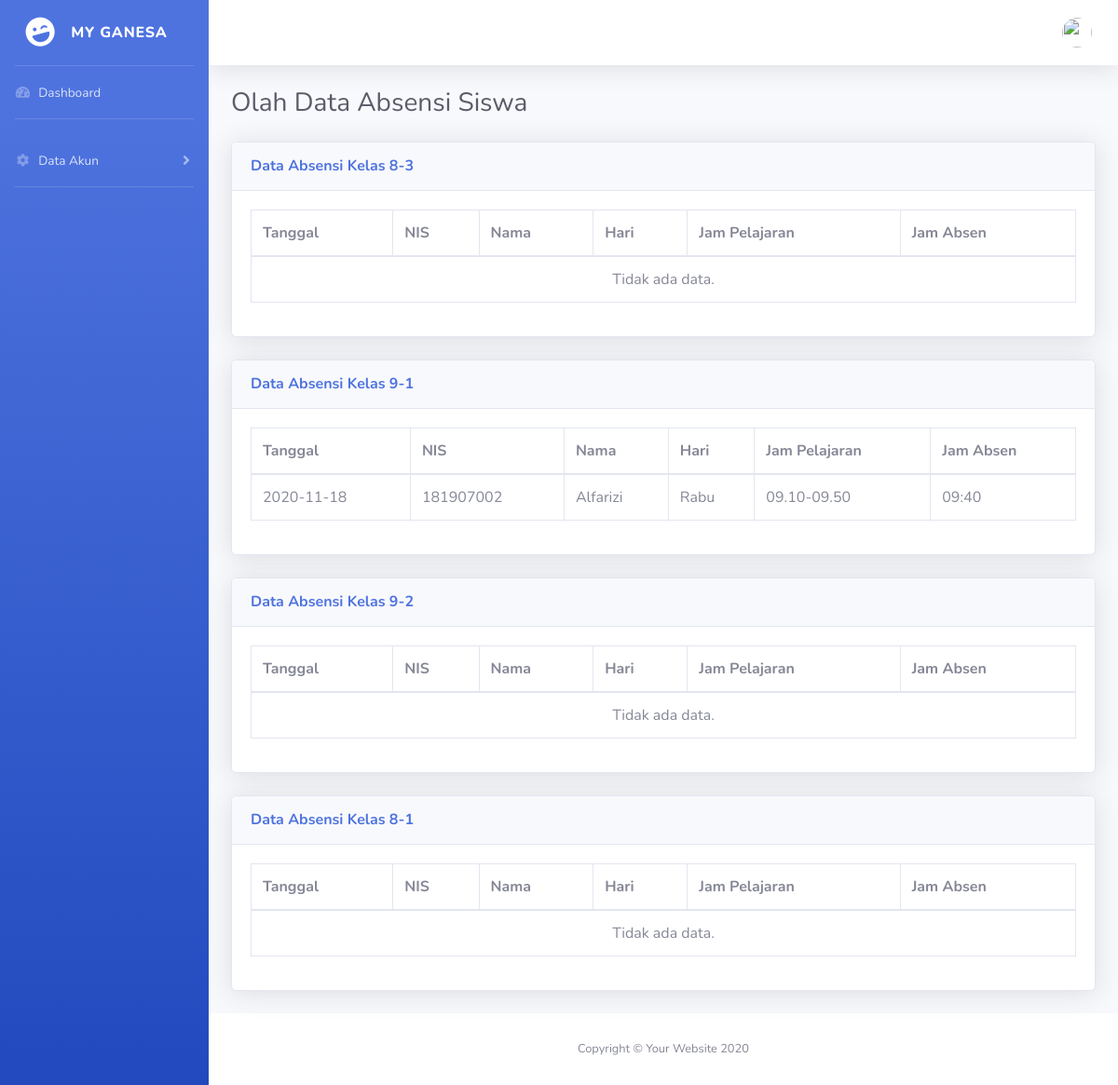
Page /absensi/absensi.php (signed in) on the committed database.
### tables this page shows
CREATE TABLE `absen` (
  `id_absen` int(11) NOT NULL,
  `kd_guru` varchar(3) NOT NULL,
  `nis` varchar(9) NOT NULL,
  `id_hari` int(11) NOT NULL,
  `id_jampel` int(11) NOT NULL,
  `id_kelas` int(11) NOT NULL,
  `tanggal_absen` date NOT NULL,
  `jam_absen` varchar(6) NOT NULL
);

CREATE TABLE `siswa` (
  `nis` varchar(9) NOT NULL,
  `id_kelas` int(11) NOT NULL,
  `nama` varchar(30) NOT NULL,
  `tgl_lahir` date NOT NULL,
  `Agama` varchar(10) NOT NULL,
  `saldo` int(11) NOT NULL
);

CREATE TABLE `hari` (
  `id_hari` int(11) NOT NULL,
  `hari` varchar(6) NOT NULL
);

CREATE TABLE `jam_pelajaran` (
  `id_jampel` int(11) NOT NULL,
  `jampel` varchar(11) NOT NULL
);

### absensi/absensi.php (the view, shortened to what this page needs)
<?php
  include 'header.php';
  if(isset($_SESSION['role'])){
    $sql = "SELECT * FROM guru WHERE nuptk = '$_SESSION[username]'";
    $res = mysqli_query($link,$sql);
    $ketemu = mysqli_num_rows($res);
    if($ketemu){
      $acc = mysqli_fetch_assoc($res);
      $kd_guru = $acc["kd_guru"];
    }
  }
  $nama_kelas= [];
?>
<!DOCTYPE html>
<html lang="en">
<head>
  <link href="../vendor/fontawesome-free/css/all.min.css" rel="stylesheet" type="text/css">
  <link href="../css/sb-admin-2.min.css" rel="stylesheet">
</head>
<body id="page-top">
  <div id="wrapper">
    <div id="content-wrapper" class="d-flex flex-column">
      <div id="content">
        <div class="container-fluid">
          <h1 class="h3 mb-4 text-gray-800">Olah Data Absensi Siswa</h1>
          <?php
            if(isset($kd_guru)){
              $sql="SELECT DISTINCT jadwal.id_kelas,kelas.nama_kelas
                    FROM jadwal
                    INNER JOIN kelas
                      ON jadwal.id_kelas=kelas.id_kelas
                        WHERE kd_guru = '$kd_guru'";
              $res=mysqli_query($link,$sql);
              $ketemu=mysqli_num_rows($res);
              if($ketemu){
                $jml_kelas = 0;
                foreach($res as $data){
                  array_push($nama_kelas, $data["nama_kelas"]);
                }
                while($jml_kelas < $ketemu){
                    $sql="SELECT absen.tanggal_absen, siswa.nis, siswa.nama, hari.hari, jam_pelajaran.jampel, absen.jam_absen, kelas.nama_kelas
                        FROM absen
                        INNER JOIN siswa
                          ON absen.nis=siswa.nis
                        INNER JOIN hari
                          ON absen.id_hari=hari.id_hari
                        INNER JOIN jam_pelajaran
                          ON absen.id_jampel=jam_pelajaran.id_jampel
                        INNER JOIN kelas
                          ON absen.id_kelas=kelas.id_kelas
                        WHERE absen.kd_guru = '$kd_guru' && kelas.nama_kelas = '$nama_kelas[$jml_kelas]'
                        ORDER BY siswa.nama ASC";
                    $res=mysqli_query($link,$sql);
                    $found=mysqli_num_rows($res);
                  ?>
                  <div class="card shadow mb-4">
                    <div class="card-header py-3">
                      <h6 class="m-0 font-weight-bold text-primary">Data Absensi Kelas <?php echo $nama_kelas[$jml_kelas]; ?></h6>
                    </div>
                    <div class="card-body">
                      <div class="table-responsive">
                        <table class="table table-bordered" id="dataTable" width="100%" cellspacing="0">
                          <thead>
                            <tr>
                              <th>Tanggal</th>
                              <th>NIS</th>
                              <th>Nama</th>
                              <th>Hari</th>
                              <th>Jam Pelajaran</th>
                              <th>Jam Absen</th>
                            </tr>
                          </thead>
                          <tbody>
                            <?php
                              if($found){
                                foreach($res as $data){
                                  ?>
                                    <tr>
                                      <td><?php echo "$data[tanggal_absen]"; ?></td>
                                      <td><?php echo "$data[nis]"; ?></td>
                                      <td><?php echo "$data[nama]"; ?></td>
                                      <td><?php echo "$data[hari]"; ?></td>
                                      <td><?php echo "$data[jampel]"; ?></td>
                                      <td><?php echo "$data[jam_absen]"; ?></td>
                                  <?php
                                }
                              }else{?>
                                <tr><td colspan="7"><center>Tidak ada data.</td><center></tr><?php
                              }
                            ?>
                          </tbody>
                        </table>
                      </div>
                    </div>
                  </div>
                  <?php
                  $jml_kelas++;
                }
              }
            }?>
        </div>
      </div>
    </div>
  </div>
</body>
</html>

### rows in the picture
absen: tanggal_absen "2020-11-18", nis.nis "181907002", nis.nama "Alfarizi", id_hari.hari "Rabu", id_jampel.jampel "09.10-09.50", jam_absen "09:40"

### other values in the picture
$nama_kelas[$jml_kelas] "8-3"
$nama_kelas[$jml_kelas] "9-1"
$nama_kelas[$jml_kelas] "9-2"
$nama_kelas[$jml_kelas] "8-1"
